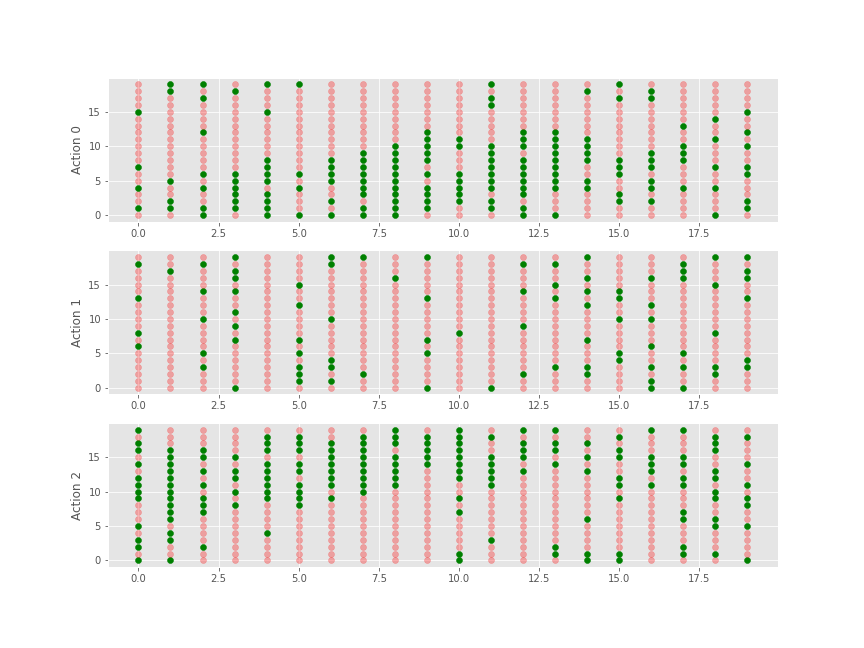
#> input picture Reinforcement/qtable_charts/0.png, 864 x 648 px; its folder holds only this picture in this run
$ jupyter execute --allow-errors 1_Q_learning.ipynb   (older library calls are emulated)
#> lines starting #> are read from the running program, lines starting #| are printed output that depends on the picture
# Q-learning
Q-learning is a model-free form of machine learning, in the sense that the AI "agent" does not need to know or have a model of the environment that it will be in. The same algorithm can be used across a variety of environments.

Source: https://pythonprogramming.net/q-learning-algorithm-reinforcement-learning-python-tutorial/?completed=/q-learning-reinforcement-learning-python-tutorial/

[cell 1]
import gym
import numpy as np

#> (a cell that did not finish here is left out)

[cell 3]
# [8 lines of commented-out code are left out]

#> (a cell that did not finish here is left out)

The variables in the state are $[\text{x-coordinate}, \text{velocity}]$

## What's a Q-table?
There is a "Q" value per action possible per state. This creates a table. In order to figure out all of the possible states, we can either query the environment (if it is kind enough to us to tell us)...or we just simply have to engage in the environment for a while to figure it out.

In our case, we can query the enviornment to find out the possible ranges for each of these state values:

#> (a cell that did not finish here is left out)

 Can you imagine the size of a Q Table if we were going to have a value for every combination of these ranges out to 8 decimal places? That'd be huge! And, more importantly, it'd be useless. We don't need that much granularity. So, instead, what we want to do is conver these continuous values to discrete values. Basically, we want to bucket/group the ranges into something more manageable.

 We'll use 20 groups/buckets for each range

[cell 6]
DISCRETE_OS_SIZE = [20, 20]
#> (the rest of this cell did not finish here and is left out)

#> (a cell that did not finish here is left out)

We will consult with this table to determine our moves. That final $\times 3$ is our 3 actions and each of those 3 actions have the "Q value" associated with them. When we're being "greedy" and trying to "exploit" our environment, we will choose to go with the action that has the highest Q value for this state. Sometimes, however, especially initially, we may instead wish to "explore" and just choose a random action. These random actions are how our model will learn better moves over time. So how do we learn over time? We need to update these Q values!

The DISCOUNT is a measure of how much we want to care about FUTURE reward rather than immediate reward. Typically, this value will be fairly high, and is between 0 and 1. We want it high because the purpose of Q Learning is indeed to learn a chain of events that ends with a positive outcome, so it's only natural that we put greater importance on long terms gains rather than short term ones.

[cell 8]
LEARNING_RATE = 0.1
DISCOUNT = 0.95
# No. of iterations of the game
EPISODES = 4000

[cell 9]
def get_discrete_state(state):
    discrete_state = (state - env.observation_space.low) / discrete_os_win_size
    return tuple(discrete_state.astype(np.int))

As an Agent learns an environment, it moves from "exploration" to "exploitation." Right now, our model is greedy and exploiting for max Q values always...but these Q values are worthless right now. We need the agent to explore!

[cell 10]
epsilon = 1
START_EPSILON_DECAYING = 1
END_EPSILON_DECAYING = EPISODES // 2
epsilon_decay_value = epsilon / (END_EPSILON_DECAYING - START_EPSILON_DECAYING)

[cell 11]
# For stats
ep_rewards = []
aggr_ep_rewards = {'ep' : [], 'avg' : [], 'max' : [], 'min' : []}
STATS_EVERY = 100

Use a conditional expression with epsilon to choose whether to "exploit" or "explore".

[cell 12]
SHOW_EVERY = 1000
#> (the rest of this cell did not finish here and is left out)

[cell 13]
import matplotlib.pyplot as plt

plt.plot(aggr_ep_rewards['ep'], aggr_ep_rewards['avg'], label='average rewards')
plt.plot(aggr_ep_rewards['ep'], aggr_ep_rewards['max'], label='max rewards')
plt.plot(aggr_ep_rewards['ep'], aggr_ep_rewards['min'], label='min reward')
plt.legend(loc=4)
plt.grid()
plt.show()
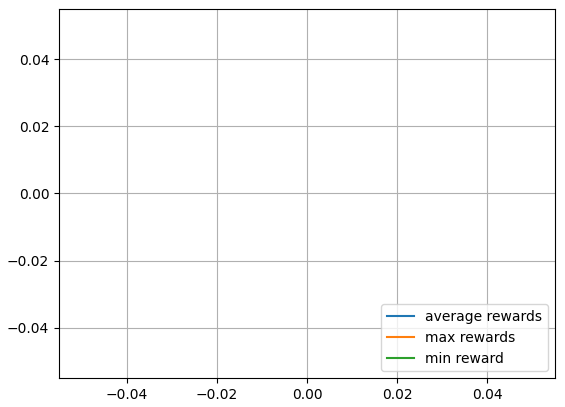
#> figure drawn by matplotlib, 1 panel

[cell 14]
from mpl_toolkits.mplot3d import axes3d
from matplotlib import style

style.use('ggplot')

[cell 15]
def get_q_color(value, vals):
    if value == max(vals):
        return "green", 1.0

    return "red", 0.3

## Make a video for the illustration of the Q-table

[cell 16]
fig = plt.figure(figsize=(12, 9))

#> (the rest of this cell did not finish here and is left out)

[cell 17]
import cv2
import os

def make_video():
    fourcc = cv2.VideoWriter_fourcc(*'XVID')
    out = cv2.VideoWriter('qlearn.avi', fourcc, 60.0, (1200, 900))

    for i in range(0, EPISODES, 10):
        img_path = f"qtable_charts/{i}.png"
        print(img_path)
        frame = cv2.imread(img_path)
#> frame is the input picture: shape (648, 864, 3); mean B, G, R 232.4, 235.5, 236.4
        out.write(frame)

    out.release()

make_video()
